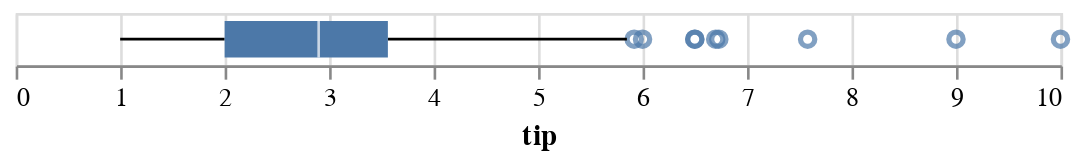

Write notebook code for a chart like this one.
### Code cell
# Boxplot (Altair)
alt.Chart(tips).mark_boxplot().encode(
    x=alt.X("tip:Q"))

### Figure 1 — Vega-Lite specification as saved in the notebook (floating-point values rounded to 4 significant figures; data arrays with more than 128 entries replaced by an {"elided": "..."} marker saying what was removed)
{"config": {"view": {"continuousWidth": 400, "continuousHeight": 300}}, "data": {"name": "data-362d1a3aede62850ce7cd49b1d5f5d1d"}, "mark": "boxplot", "encoding": {"x": {"type": "quantitative", "field": "tip"}}, "$schema": "https://vega.github.io/schema/vega-lite/v4.8.1.json", "datasets": {"data-362d1a3aede62850ce7cd49b1d5f5d1d": {"elided": "244 records"}}}
